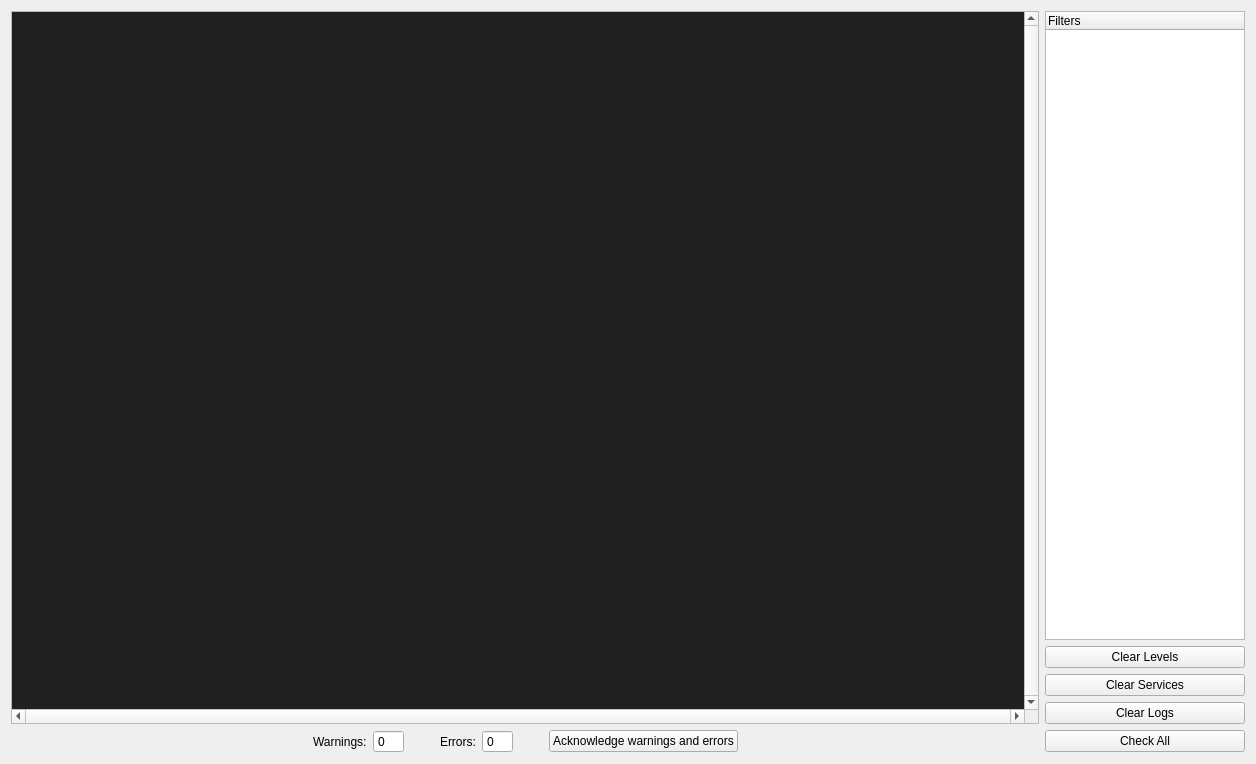
<?xml version="1.0" encoding="UTF-8"?>
<ui version="4.0">
 <class>LogsWidget</class>
 <widget class="QWidget" name="LogsWidget">
  <property name="geometry">
   <rect>
    <x>0</x>
    <y>0</y>
    <width>1256</width>
    <height>764</height>
   </rect>
  </property>
  <property name="windowTitle">
   <string>Logs - KalAO</string>
  </property>
  <layout class="QGridLayout" name="gridLayout" columnstretch="1,0">
   <item row="2" column="1">
    <widget class="QPushButton" name="clear_services_button">
     <property name="text">
      <string>Clear Services</string>
     </property>
    </widget>
   </item>
   <item row="0" column="1">
    <widget class="QTreeWidget" name="filters_tree">
     <property name="maximumSize">
      <size>
       <width>200</width>
       <height>16777215</height>
      </size>
     </property>
     <property name="showDropIndicator" stdset="0">
      <bool>false</bool>
     </property>
     <property name="selectionMode">
      <enum>QAbstractItemView::NoSelection</enum>
     </property>
     <property name="rootIsDecorated">
      <bool>false</bool>
     </property>
     <column>
      <property name="text">
       <string>Filters</string>
      </property>
     </column>
    </widget>
   </item>
   <item row="3" column="1">
    <widget class="QPushButton" name="clear_logs_button">
     <property name="text">
      <string>Clear Logs</string>
     </property>
    </widget>
   </item>
   <item row="1" column="1">
    <widget class="QPushButton" name="clear_levels_button">
     <property name="text">
      <string>Clear Levels</string>
     </property>
    </widget>
   </item>
   <item row="4" column="1">
    <widget class="QPushButton" name="check_all_button">
     <property name="text">
      <string>Check All</string>
     </property>
    </widget>
   </item>
   <item row="0" column="0" rowspan="4">
    <widget class="QPlainTextEdit" name="logs_textedit">
     <property name="palette">
      <palette>
       <active>
        <colorrole role="Text">
         <brush brushstyle="SolidPattern">
          <color alpha="255">
           <red>240</red>
           <green>240</green>
           <blue>240</blue>
          </color>
         </brush>
        </colorrole>
        <colorrole role="Base">
         <brush brushstyle="SolidPattern">
          <color alpha="255">
           <red>32</red>
           <green>32</green>
           <blue>32</blue>
          </color>
         </brush>
        </colorrole>
        <colorrole role="PlaceholderText">
         <brush brushstyle="SolidPattern">
          <color alpha="128">
           <red>240</red>
           <green>240</green>
           <blue>240</blue>
          </color>
         </brush>
        </colorrole>
       </active>
       <inactive>
        <colorrole role="Text">
         <brush brushstyle="SolidPattern">
          <color alpha="255">
           <red>240</red>
           <green>240</green>
           <blue>240</blue>
          </color>
         </brush>
        </colorrole>
        <colorrole role="Base">
         <brush brushstyle="SolidPattern">
          <color alpha="255">
           <red>32</red>
           <green>32</green>
           <blue>32</blue>
          </color>
         </brush>
        </colorrole>
        <colorrole role="PlaceholderText">
         <brush brushstyle="SolidPattern">
          <color alpha="128">
           <red>255</red>
           <green>255</green>
           <blue>255</blue>
          </color>
         </brush>
        </colorrole>
       </inactive>
       <disabled>
        <colorrole role="Text">
         <brush brushstyle="SolidPattern">
          <color alpha="255">
           <red>168</red>
           <green>169</green>
           <blue>169</blue>
          </color>
         </brush>
        </colorrole>
        <colorrole role="Base">
         <brush brushstyle="SolidPattern">
          <color alpha="255">
           <red>240</red>
           <green>240</green>
           <blue>240</blue>
          </color>
         </brush>
        </colorrole>
        <colorrole role="PlaceholderText">
         <brush brushstyle="SolidPattern">
          <color alpha="128">
           <red>35</red>
           <green>38</green>
           <blue>39</blue>
          </color>
         </brush>
        </colorrole>
       </disabled>
      </palette>
     </property>
     <property name="font">
      <font>
       <family>Noto Sans Mono</family>
      </font>
     </property>
     <property name="verticalScrollBarPolicy">
      <enum>Qt::ScrollBarAlwaysOn</enum>
     </property>
     <property name="horizontalScrollBarPolicy">
      <enum>Qt::ScrollBarAlwaysOn</enum>
     </property>
     <property name="lineWrapMode">
      <enum>QPlainTextEdit::NoWrap</enum>
     </property>
     <property name="cursorWidth">
      <number>0</number>
     </property>
    </widget>
   </item>
   <item row="4" column="0">
    <layout class="QHBoxLayout" name="horizontalLayout">
     <item>
      <spacer name="horizontalSpacer">
       <property name="orientation">
        <enum>Qt::Horizontal</enum>
       </property>
       <property name="sizeHint" stdset="0">
        <size>
         <width>40</width>
         <height>20</height>
        </size>
       </property>
      </spacer>
     </item>
     <item>
      <widget class="QLabel" name="warnings_label">
       <property name="text">
        <string>Warnings:</string>
       </property>
      </widget>
     </item>
     <item>
      <widget class="QSpinBox" name="warnings_spinbox">
       <property name="readOnly">
        <bool>true</bool>
       </property>
       <property name="buttonSymbols">
        <enum>QAbstractSpinBox::NoButtons</enum>
       </property>
       <property name="maximum">
        <number>999</number>
       </property>
      </widget>
     </item>
     <item>
      <spacer name="horizontalSpacer_2">
       <property name="orientation">
        <enum>Qt::Horizontal</enum>
       </property>
       <property name="sizeType">
        <enum>QSizePolicy::Maximum</enum>
       </property>
       <property name="sizeHint" stdset="0">
        <size>
         <width>30</width>
         <height>20</height>
        </size>
       </property>
      </spacer>
     </item>
     <item>
      <widget class="QLabel" name="errors_label">
       <property name="text">
        <string>Errors:</string>
       </property>
      </widget>
     </item>
     <item>
      <widget class="QSpinBox" name="errors_spinbox">
       <property name="readOnly">
        <bool>true</bool>
       </property>
       <property name="buttonSymbols">
        <enum>QAbstractSpinBox::NoButtons</enum>
       </property>
       <property name="maximum">
        <number>999</number>
       </property>
      </widget>
     </item>
     <item>
      <spacer name="horizontalSpacer_3">
       <property name="orientation">
        <enum>Qt::Horizontal</enum>
       </property>
       <property name="sizeType">
        <enum>QSizePolicy::Maximum</enum>
       </property>
       <property name="sizeHint" stdset="0">
        <size>
         <width>30</width>
         <height>20</height>
        </size>
       </property>
      </spacer>
     </item>
     <item>
      <widget class="QPushButton" name="acknowledge_button">
       <property name="text">
        <string>Acknowledge warnings and errors</string>
       </property>
      </widget>
     </item>
     <item>
      <spacer name="horizontalSpacer_4">
       <property name="orientation">
        <enum>Qt::Horizontal</enum>
       </property>
       <property name="sizeHint" stdset="0">
        <size>
         <width>40</width>
         <height>20</height>
        </size>
       </property>
      </spacer>
     </item>
    </layout>
   </item>
  </layout>
 </widget>
 <resources/>
 <connections/>
</ui>
